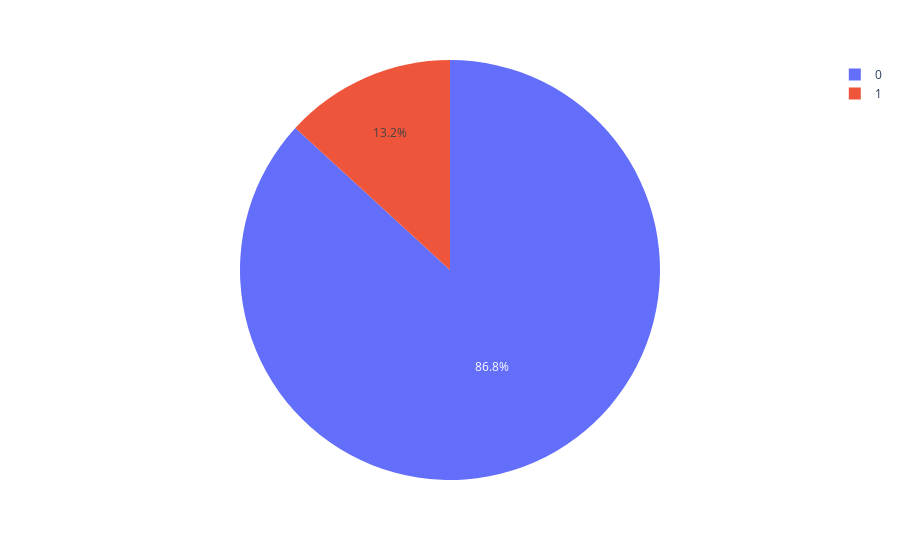

Notebook code for this chart:
### Code cell
pie = df['Holiday'].value_counts()
store = pie.index
orders = pie.values

fig = px.pie(values = orders, names = store)
fig.show()

### Figure 1 — Plotly figure (JSON) as saved in the notebook; plotly's stock layout.template omitted (floating-point values rounded to 4 significant figures)
{"data": [{"domain": {"x": [0, 1], "y": [0, 1]}, "hovertemplate": "label=%{label}<br>value=%{value}<extra></extra>", "labels": [0, 1], "legendgroup": "", "name": "", "showlegend": true, "type": "pie", "values": [163520, 24820]}], "layout": {"legend": {"tracegroupgap": 0}, "margin": {"t": 60}}}
